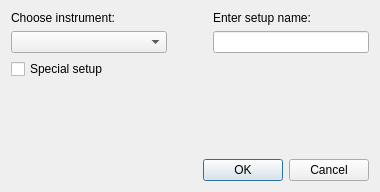
<?xml version="1.0" encoding="UTF-8"?>
<ui version="4.0">
 <class>Dialog</class>
 <widget class="QDialog" name="Dialog">
  <property name="geometry">
   <rect>
    <x>0</x>
    <y>0</y>
    <width>380</width>
    <height>192</height>
   </rect>
  </property>
  <property name="windowTitle">
   <string>New setup...</string>
  </property>
  <layout class="QVBoxLayout" name="verticalLayout_3">
   <item>
    <layout class="QHBoxLayout" name="horizontalLayoutPath" stretch="2,0,2">
     <item>
      <layout class="QVBoxLayout" name="verticalLayoutInstrument">
       <item>
        <widget class="QLabel" name="labelInstrument">
         <property name="text">
          <string>Choose instrument:</string>
         </property>
        </widget>
       </item>
       <item>
        <widget class="QComboBox" name="comboBoxInstrument"/>
       </item>
      </layout>
     </item>
     <item>
      <spacer name="horizontalSpacerPath">
       <property name="orientation">
        <enum>Qt::Horizontal</enum>
       </property>
       <property name="sizeHint" stdset="0">
        <size>
         <width>40</width>
         <height>20</height>
        </size>
       </property>
      </spacer>
     </item>
     <item>
      <layout class="QVBoxLayout" name="verticalLayoutFileName">
       <item>
        <widget class="QLabel" name="labelFileName">
         <property name="text">
          <string>Enter setup name:</string>
         </property>
        </widget>
       </item>
       <item>
        <widget class="QLineEdit" name="lineEditFileName">
         <property name="enabled">
          <bool>true</bool>
         </property>
         <property name="text">
          <string/>
         </property>
        </widget>
       </item>
      </layout>
     </item>
    </layout>
   </item>
   <item>
    <layout class="QHBoxLayout" name="horizontalLayoutCheckbox">
     <item>
      <widget class="QCheckBox" name="checkBoxSpecial">
       <property name="text">
        <string>Special setup</string>
       </property>
      </widget>
     </item>
     <item>
      <spacer name="horizontalSpacerCheckbox">
       <property name="orientation">
        <enum>Qt::Horizontal</enum>
       </property>
       <property name="sizeHint" stdset="0">
        <size>
         <width>40</width>
         <height>20</height>
        </size>
       </property>
      </spacer>
     </item>
    </layout>
   </item>
   <item>
    <spacer name="verticalSpacer">
     <property name="orientation">
      <enum>Qt::Vertical</enum>
     </property>
     <property name="sizeHint" stdset="0">
      <size>
       <width>20</width>
       <height>57</height>
      </size>
     </property>
    </spacer>
   </item>
   <item>
    <widget class="QDialogButtonBox" name="buttonBox">
     <property name="orientation">
      <enum>Qt::Horizontal</enum>
     </property>
     <property name="standardButtons">
      <set>QDialogButtonBox::Cancel|QDialogButtonBox::Ok</set>
     </property>
    </widget>
   </item>
  </layout>
 </widget>
 <tabstops>
  <tabstop>buttonBox</tabstop>
  <tabstop>lineEditFileName</tabstop>
  <tabstop>comboBoxInstrument</tabstop>
  <tabstop>checkBoxSpecial</tabstop>
 </tabstops>
 <resources/>
 <connections>
  <connection>
   <sender>buttonBox</sender>
   <signal>accepted()</signal>
   <receiver>Dialog</receiver>
   <slot>accept()</slot>
   <hints>
    <hint type="sourcelabel">
     <x>248</x>
     <y>254</y>
    </hint>
    <hint type="destinationlabel">
     <x>157</x>
     <y>274</y>
    </hint>
   </hints>
  </connection>
  <connection>
   <sender>buttonBox</sender>
   <signal>rejected()</signal>
   <receiver>Dialog</receiver>
   <slot>reject()</slot>
   <hints>
    <hint type="sourcelabel">
     <x>316</x>
     <y>260</y>
    </hint>
    <hint type="destinationlabel">
     <x>286</x>
     <y>274</y>
    </hint>
   </hints>
  </connection>
 </connections>
</ui>
